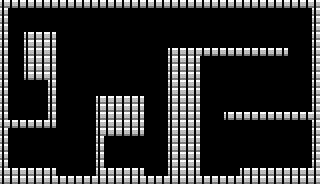

The image is a tile-based game level rendered from a .tmx file. Its description and complete source (layers, tilesets, objects, tile grids) follow:
An orthogonal 40x23 tile map with 8x8 px tiles, 2 tile layers (main, collision_mask), 2 tilesets and 27 objects.

<map version="1.0" orientation="orthogonal" renderorder="right-down" width="40" height="23" tilewidth="8" tileheight="8" nextobjectid="122">
 <tileset firstgid="1" name="tiles" tilewidth="8" tileheight="8" tilecount="16" columns="4">
  <image source="../graphics/tiles.png" width="32" height="32" />
 </tileset>
 <tileset firstgid="17" name="entities" tilewidth="8" tileheight="8" tilecount="16" columns="4">
  <image source="../graphics/entities.png" width="32" height="32" />
 </tileset>
 <layer name="main" width="40" height="23">
  <data encoding="csv">
1,1,1,1,1,1,1,1,1,1,1,1,1,1,1,1,1,1,1,1,1,1,1,1,1,1,1,1,1,1,1,1,1,1,1,1,1,1,1,1,
1,0,0,0,0,0,0,0,0,0,0,0,0,0,0,0,0,0,0,0,0,0,0,0,0,0,0,0,0,0,0,0,0,0,0,0,0,0,0,1,
1,0,0,0,0,0,0,0,0,0,0,0,0,0,0,0,0,0,0,0,0,0,0,0,0,0,0,0,0,0,0,0,0,0,0,0,0,0,0,1,
1,0,0,0,0,0,0,0,0,0,0,0,0,0,0,0,0,0,0,0,0,0,0,0,0,0,0,0,0,0,0,0,0,0,0,0,0,0,0,1,
1,0,0,1,1,1,1,0,0,0,0,0,0,0,0,0,0,0,0,0,0,0,0,0,0,0,0,0,0,0,0,0,0,0,0,0,0,0,0,1,
1,0,0,1,1,1,1,0,0,0,0,0,0,0,0,0,0,0,0,0,0,0,0,0,0,0,0,0,0,0,0,0,0,0,0,0,0,0,0,1,
1,0,0,1,1,1,1,0,0,0,0,0,0,0,0,0,0,0,0,0,0,1,1,1,1,1,1,1,1,1,1,1,1,1,1,1,0,0,0,1,
1,0,0,1,1,1,1,0,0,0,0,0,0,0,0,0,0,0,0,0,0,1,1,1,1,0,0,0,0,0,0,0,0,0,0,0,0,0,0,1,
1,0,0,1,1,1,1,0,0,0,0,0,0,0,0,0,0,0,0,0,0,1,1,1,1,0,0,0,0,0,0,0,0,0,0,0,0,0,0,1,
1,0,0,1,1,1,1,0,0,0,0,0,0,0,0,0,0,0,0,0,0,1,1,1,1,0,0,0,0,0,0,0,0,0,0,0,0,0,0,1,
1,0,0,0,0,0,1,0,0,0,0,0,0,0,0,0,0,0,0,0,0,1,1,1,1,0,0,0,0,0,0,0,0,0,0,0,0,0,0,1,
1,0,0,0,0,0,1,0,0,0,0,0,0,0,0,0,0,0,0,0,0,1,1,1,1,0,0,0,0,0,0,0,0,0,0,0,0,0,0,1,
1,0,0,0,0,0,1,0,0,0,0,0,1,1,1,1,1,1,0,0,0,1,1,1,1,0,0,0,0,0,0,0,0,0,0,0,0,0,0,1,
1,0,0,0,0,0,1,0,0,0,0,0,1,1,1,1,1,1,0,0,0,1,1,1,1,0,0,0,0,0,0,0,0,0,0,0,0,0,0,1,
1,0,0,0,0,0,1,0,0,0,0,0,1,1,1,1,1,1,0,0,0,1,1,1,1,0,0,0,1,1,1,1,1,1,1,1,1,1,1,1,
1,1,1,1,1,1,1,0,0,0,0,0,1,1,1,1,1,1,0,0,0,1,1,1,1,0,0,0,0,0,0,0,0,0,0,0,0,0,0,1,
1,0,0,0,0,0,0,0,0,0,0,0,1,1,1,1,1,1,0,0,0,1,1,1,1,0,0,0,0,0,0,0,0,0,0,0,0,0,0,1,
1,0,0,0,0,0,0,0,0,0,0,0,1,0,0,0,0,0,0,0,0,1,1,1,1,0,0,0,0,0,0,0,0,0,0,0,0,0,0,1,
1,0,0,0,0,0,0,0,0,0,0,0,1,0,0,0,0,0,0,0,0,1,1,1,1,0,0,0,0,0,0,0,0,0,0,0,0,0,0,1,
1,0,0,0,0,0,0,0,0,0,0,0,1,0,0,0,0,0,0,0,0,1,1,1,1,0,0,0,0,0,0,0,0,0,0,0,0,0,0,1,
1,0,0,0,0,0,0,0,0,0,0,0,1,0,0,0,0,0,0,0,0,1,1,1,1,0,0,0,0,0,0,0,0,0,0,0,0,0,0,1,
1,1,1,1,1,1,1,0,0,0,0,0,1,1,1,1,1,1,0,0,0,1,1,1,1,0,0,0,0,0,1,1,1,1,1,1,1,1,1,1,
1,1,1,1,1,1,1,1,1,1,1,1,1,1,1,1,1,1,1,1,1,1,1,1,1,1,1,1,1,1,1,1,1,1,1,1,1,1,1,1
</data>
 </layer>
 <layer name="collision_mask" width="40" height="23" opacity="0.59">
  <data encoding="csv">
16,16,16,16,16,16,16,16,16,16,16,16,16,16,16,16,16,16,16,16,16,16,16,16,16,16,16,16,16,16,16,16,16,16,16,16,16,16,16,16,
16,0,0,0,0,0,0,0,0,0,0,0,0,0,0,0,0,0,0,0,0,0,0,0,0,0,0,0,0,0,0,0,0,0,0,0,0,0,0,16,
16,0,0,0,0,0,0,0,0,0,0,0,0,0,0,0,0,0,0,0,0,0,0,0,0,0,0,0,0,0,0,0,0,0,0,0,0,0,0,16,
16,0,0,0,0,0,0,0,0,0,0,0,0,0,0,0,0,0,0,0,0,0,0,0,0,0,0,0,0,0,0,0,0,0,0,0,0,0,0,16,
16,0,0,16,16,16,16,0,0,0,0,0,0,0,0,0,0,0,0,0,0,0,0,0,0,0,0,0,0,0,0,0,0,0,0,0,0,0,0,16,
16,0,0,16,16,16,16,0,0,0,0,0,0,0,0,0,0,0,0,0,0,0,0,0,0,0,0,0,0,0,0,0,0,0,0,0,0,0,0,16,
16,0,0,16,16,16,16,0,0,0,0,0,0,0,0,0,0,0,0,0,0,16,16,16,16,16,16,16,16,16,16,16,16,16,16,16,0,0,0,16,
16,0,0,16,16,16,16,0,0,0,0,0,0,0,0,0,0,0,0,0,0,16,16,16,16,0,0,0,0,0,0,0,0,0,0,0,0,0,0,16,
16,0,0,16,16,16,16,0,0,0,0,0,0,0,0,0,0,0,0,0,0,16,16,16,16,0,0,0,0,0,0,0,0,0,0,0,0,0,0,16,
16,0,0,16,16,16,16,0,0,0,0,0,0,0,0,0,0,0,0,0,0,16,16,16,16,0,0,0,0,0,0,0,0,0,0,0,0,0,0,16,
16,0,0,0,0,0,16,0,0,0,0,0,0,0,0,0,0,0,0,0,0,16,16,16,16,0,0,0,0,0,0,0,0,0,0,0,0,0,0,16,
16,0,0,0,0,0,16,0,0,0,0,0,0,0,0,0,0,0,0,0,0,16,16,16,16,0,0,0,0,0,0,0,0,0,0,0,0,0,0,16,
16,0,0,0,0,0,16,0,0,0,0,0,16,16,16,16,16,16,0,0,0,16,16,16,16,0,0,0,0,0,0,0,0,0,0,0,0,0,0,16,
16,0,0,0,0,0,16,0,0,0,0,0,16,16,16,16,16,16,0,0,0,16,16,16,16,0,0,0,0,0,0,0,0,0,0,0,0,0,0,16,
16,0,0,0,0,0,16,0,0,0,0,0,16,16,16,16,16,16,0,0,0,16,16,16,16,0,0,0,16,16,16,16,16,16,16,16,16,16,16,16,
16,16,16,16,16,16,16,0,0,0,0,0,16,16,16,16,16,16,0,0,0,16,16,16,16,0,0,0,0,0,0,0,0,0,0,0,0,0,0,16,
16,0,0,0,0,0,0,0,0,0,0,0,16,16,16,16,16,16,0,0,0,16,16,16,16,0,0,0,0,0,0,0,0,0,0,0,0,0,0,16,
16,0,0,0,0,0,0,0,0,0,0,0,16,0,0,0,0,0,0,0,0,16,16,16,16,0,0,0,0,0,0,0,0,0,0,0,0,0,0,16,
16,0,0,0,0,0,0,0,0,0,0,0,16,0,0,0,0,0,0,0,0,16,16,16,16,0,0,0,0,0,0,0,0,0,0,0,0,0,0,16,
16,0,0,0,0,0,0,0,0,0,0,0,16,0,0,0,0,0,0,0,0,16,16,16,16,0,0,0,0,0,0,0,0,0,0,0,0,0,0,16,
16,0,0,0,0,0,0,0,0,0,0,0,16,0,0,0,0,0,0,0,0,16,16,16,16,0,0,0,0,0,0,0,0,0,0,0,0,0,0,16,
16,16,16,16,16,16,16,0,0,0,0,0,16,16,16,16,16,16,0,0,0,16,16,16,16,0,0,0,0,0,16,16,16,16,16,16,16,16,16,16,
16,16,16,16,16,16,16,16,16,16,16,16,16,16,16,16,16,16,16,16,16,16,16,16,16,16,16,16,16,16,16,16,16,16,16,16,16,16,16,16
</data>
 </layer>
 <objectgroup name="entities">
  <object id="95" gid="17" x="24" y="152" width="8" height="8" />
  <object id="96" gid="21" x="56" y="176" width="8" height="8" />
  <object id="97" gid="21" x="64" y="176" width="8" height="8" />
  <object id="98" gid="21" x="72" y="176" width="8" height="8" />
  <object id="99" gid="21" x="80" y="176" width="8" height="8" />
  <object id="100" gid="21" x="88" y="176" width="8" height="8" />
  <object id="101" gid="21" x="144" y="176" width="8" height="8" />
  <object id="102" gid="21" x="152" y="176" width="8" height="8" />
  <object id="103" gid="21" x="160" y="176" width="8" height="8" />
  <object id="104" gid="21" x="200" y="176" width="8" height="8" />
  <object id="105" gid="21" x="208" y="176" width="8" height="8" />
  <object id="106" gid="21" x="224" y="176" width="8" height="8" />
  <object id="107" gid="21" x="216" y="176" width="8" height="8" />
  <object id="108" gid="21" x="232" y="176" width="8" height="8" />
  <object id="109" gid="21" x="224" y="112" width="8" height="8" />
  <object id="110" gid="21" x="232" y="112" width="8" height="8" />
  <object id="111" gid="21" x="240" y="112" width="8" height="8" />
  <object id="112" gid="21" x="248" y="112" width="8" height="8" />
  <object id="113" gid="21" x="256" y="112" width="8" height="8" />
  <object id="114" gid="21" x="264" y="112" width="8" height="8" />
  <object id="115" gid="21" x="272" y="112" width="8" height="8" />
  <object id="116" gid="21" x="280" y="112" width="8" height="8" />
  <object id="117" gid="21" x="288" y="112" width="8" height="8" />
  <object id="118" gid="21" x="296" y="112" width="8" height="8" />
  <object id="119" gid="21" x="304" y="112" width="8" height="8" />
  <object id="120" gid="19" x="8" y="120" width="48" height="112" />
  <object id="121" gid="19" x="104" y="168" width="40" height="32" />
 </objectgroup>
</map>